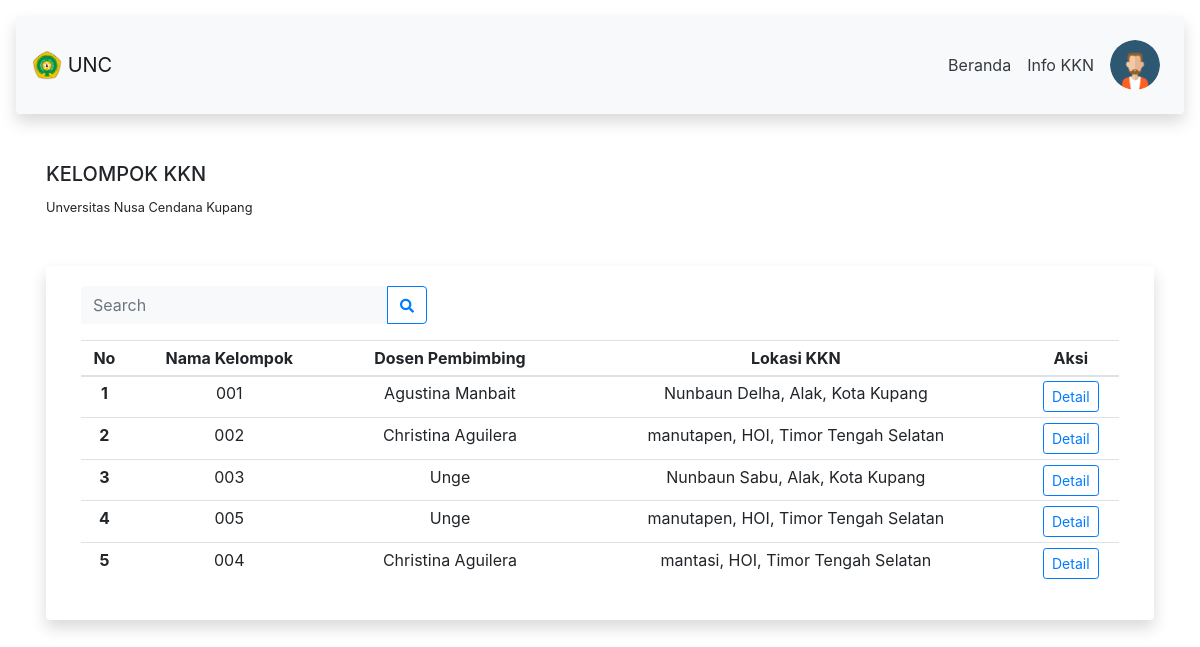
Page /views/kelompok (signed in) on the committed database.
### tables this page shows
CREATE TABLE `kelompok` (
  `id_kelompok` int(11) NOT NULL,
  `id_dosen` int(11) NOT NULL,
  `id_desa` int(11) NOT NULL,
  `nama_kelompok` varchar(50) NOT NULL
);

CREATE TABLE `dosen` (
  `id_dosen` int(11) NOT NULL,
  `nip` int(11) NOT NULL,
  `nama_dosen` varchar(100) DEFAULT NULL,
  `email` varchar(100) DEFAULT NULL,
  `password` varchar(100) NOT NULL,
  `no_hp` varchar(13) DEFAULT '-',
  `id_jurusan` int(11) DEFAULT 6,
  `role_id` int(11) NOT NULL
);

CREATE TABLE `desa` (
  `id_desa` int(11) NOT NULL,
  `nama_desa` varchar(50) NOT NULL,
  `id_kecamatan` int(11) NOT NULL,
  `id_pembimbing` int(11) NOT NULL
);

CREATE TABLE `kecamatan` (
  `id_kecamatan` int(11) NOT NULL,
  `nama_kecamatan` varchar(50) NOT NULL,
  `id_kabupaten` int(11) NOT NULL
);

CREATE TABLE `kabupaten` (
  `id_kabupaten` int(11) NOT NULL,
  `nama_kabupaten` varchar(50) NOT NULL
);

### controller/script.php (called while the page is built, shortened)
<?php
    require_once("../controller/connect_db.php");
            $kelompok=mysqli_query($conn, "SELECT * FROM kelompok
                JOIN desa ON kelompok.id_desa=desa.id_desa
                JOIN kecamatan ON desa.id_kecamatan=kecamatan.id_kecamatan
                JOIN kabupaten ON kecamatan.id_kabupaten=kabupaten.id_kabupaten
                JOIN dosen ON kelompok.id_dosen=dosen.id_dosen
                WHERE kelompok.id_desa=desa.id_desa
                AND desa.id_kecamatan=kecamatan.id_kecamatan
                AND kecamatan.id_kabupaten=kabupaten.id_kabupaten
                AND kelompok.id_dosen=dosen.id_dosen
                AND kelompok.id_kelompok>1
            ");

### application/views/kelompok.php (the view, shortened to what this page needs)
<div class="container-fluid">
    <div class="row m-3 mt-5">
        <div class="col-md-12">
            <h5 class="text-uppercase">Kelompok KKN</h5>
            <small>Unversitas Nusa Cendana Kupang</small>
        </div>
        <div class="col-md-12 mt-4">
            <div class="card shadow border-0">
                <div class="card-body">
                    <div class="col-md-12 d-sm-flex justify-content-between">
                        <div class="col-md-4 m-0 p-0">
                            <form action="" method="POST">
                                <div class="input-group">
                                    <input type="text" class="form-control bg-light border-0 small" placeholder="Search" aria-label="Search" aria-describedby="basic-addon2" autofocus name="keyword">
                                    <div class="input-group-append">
                                        <button class="btn btn-outline-primary" type="submit" name="search-kelompok">
                                            <i class="fas fa-search fa-sm"></i>
                                        </button>
                                    </div>
                                </div>
                            </form>
                        </div>
                    </div>
                    <div class="col-md-12" id="scroll-x">
                        <table class="table table-hover text-center table-sm mt-3">
                            <thead>
                                <tr>
                                    <th scope="col">No</th>
                                    <th scope="col">Nama Kelompok</th>
                                    <th scope="col">Dosen Pembimbing</th>
                                    <th scope="col">Lokasi KKN</th>
                                    <th colspan="3">Aksi</th>
                                </tr>
                            </thead>
                            <tbody>
                                <?php $no=1;?>
                                <?php if(mysqli_num_rows($kelompok)==0){?>
                                <tr>
                                    <th colspan="7" class="text-dark font-weight-bold">Belum ada data peserta yang dilampirkan.</th>
                                </tr>
                                <?php }else if(mysqli_num_rows($kelompok)>0){while($row=mysqli_fetch_assoc($kelompok)){?>
                                <tr>
                                    <th scope="row"><?= $no;?></th>
                                    <td><?= $row['nama_kelompok']?></td>
                                    <td><?= $row['nama_dosen']?></td>
                                    <td><?= $row['nama_desa'].", ".$row['nama_kecamatan'].", ".$row['nama_kabupaten'];?></td>
                                    <td><a href="kelompok-detail?id=<?= $row['id_kelompok']?>&nama=<?= $row['nama_kelompok']?>" class="btn btn-outline-primary btn-sm">Detail</a></td>
                                </tr>
                                <?php $no++;?>
                                <?php }}?>
                            </tbody>
                        </table>
                    </div>
                </div>
            </div>
        </div>
    </div>
</div>

### views/kelompok.php (shortened to what this page needs)
<?php require "../controller/script.php";?>
<!DOCTYPE html>
<html lang="id">
    <head>
        <?php require "../application/akses/header.php";?>
    </head>
    <body id="page-top">
        <?php require "../application/akses/navbar.php";?>
        <?php require "../application/views/kelompok.php";?>
    </body>
</html>

### application/akses/header.php (shortened to what this page needs)
<link rel="stylesheet" href="../assets/css/bootstrap.min.css" type="text/css">
<link rel="stylesheet" href="../assets/css/Skewed-Cardz.css" type="text/css">
<link rel="stylesheet" href="../assets/css/scroll-style.css" type="text/css">
<link rel="stylesheet" href="../assets/css/sb-admin-2.min.css" type="text/css">
<link rel="stylesheet" href="../assets/js/bootstrap/css/bootstrap.min.css" type="text/css">
<link rel="stylesheet" href="../assets/fontawesome-free/css/all.min.css" type="text/css">

### application/akses/navbar.php (shortened to what this page needs)
<nav class="navbar navbar-expand-lg navbar-light bg-light shadow rounded m-3 p-3 sticky-top">
    <a class="navbar-brand" href="#page-top">
        <img src="../assets/img/logo_unc.png" width="30" height="30" class="d-inline-block align-top" alt="Logo Politeknik">
        UNC
    </a>
    <div class="collapse navbar-collapse justify-content-end" id="navbarNav">
        <form action="" method="POST">
            <ul class="navbar-nav ml-auto">
                <li class="nav-item mr-3 m-auto">
                    <?php if(isset($_SESSION['mahasiswa'])){?>
                    <a class="nav-link text-dark" href="<?php if(isset($_SESSION['auth'])){echo $link;}?>home">Home</a>
                    <?php }if(isset($_SESSION['user'])){?>
                    <a class="nav-link text-dark" href="home">Beranda</a>
                    <?php }?>
                </li>
                <li class="nav-item dropdown mr-3 m-auto no-arrow">
                    <a class="nav-link text-dark dropdown-toggle" href="#" id="navbarDropdown" role="button" data-toggle="dropdown" aria-haspopup="true" aria-expanded="false">Info KKN</a>
                </li>
                <?php if(isset($_SESSION['mahasiswa'])){?>
                <li class="nav-item ml-3 m-auto">
                    <button class="btn btn-primary rounded-pill text-white font-weight-bold shadow" type="submit" name="signin">Login</button>
                </li>
                <?php }if(isset($_SESSION['user'])){?>
                <li class="nav-item dropdown no-arrow">
                    <a class="nav-link dropdown-toggle" href="#" id="userDropdown" role="button" data-toggle="dropdown" aria-haspopup="true" aria-expanded="false">
                        <img class="img-profile rounded-circle" src="../assets/img/default.png" style="width: 50px">
                    </a>
                </li>
                <?php }?>
            </ul>
        </form>
    </div>
</nav>

### application/views/kelompok.php (style rules this page uses)
#scroll-x { overflow-x: auto }

### rows in the picture
kelompok: nama_kelompok "001", id_dosen.nama_dosen "Agustina Manbait", id_desa.nama_desa "Nunbaun Delha", kecamatan.nama_kecamatan "Alak", kabupaten.nama_kabupaten "Kota Kupang"
kelompok: nama_kelompok "002", id_dosen.nama_dosen "Christina Aguilera", id_desa.nama_desa "manutapen", kecamatan.nama_kecamatan "HOI", kabupaten.nama_kabupaten "Timor Tengah Selatan"
kelompok: nama_kelompok "003", id_dosen.nama_dosen "Unge", id_desa.nama_desa "Nunbaun Sabu", kecamatan.nama_kecamatan "Alak", kabupaten.nama_kabupaten "Kota Kupang"
kelompok: nama_kelompok "005", id_dosen.nama_dosen "Unge", id_desa.nama_desa "manutapen", kecamatan.nama_kecamatan "HOI", kabupaten.nama_kabupaten "Timor Tengah Selatan"
kelompok: nama_kelompok "004", id_dosen.nama_dosen "Christina Aguilera", id_desa.nama_desa "mantasi", kecamatan.nama_kecamatan "HOI", kabupaten.nama_kabupaten "Timor Tengah Selatan"
